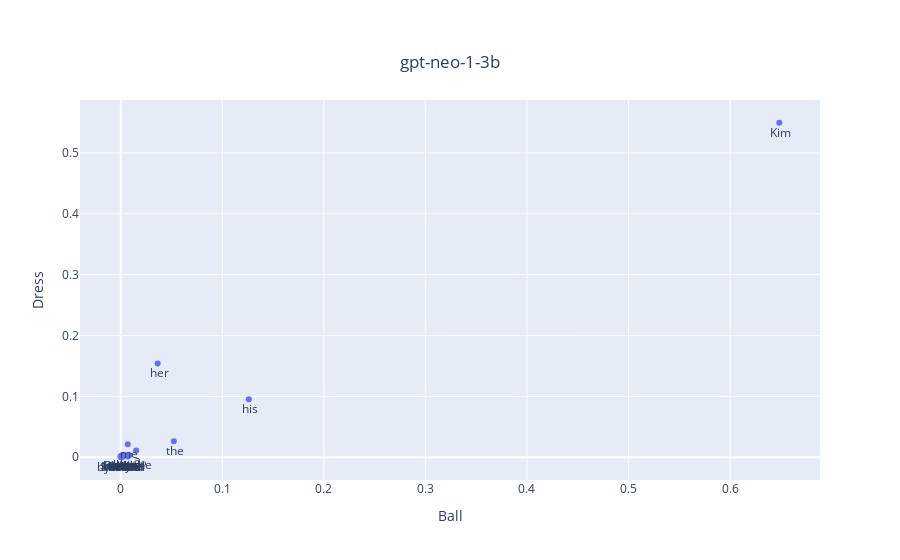

Notebook code cell kept with this figure:
### Code cell
plot_compare_prompt_logprobs(prompt1, prompt2, "Ball", "Dress")

### Figure 1 — Plotly figure (JSON) as saved in the notebook; plotly's stock layout.template omitted (floating-point values rounded to 4 significant figures)
{"data": [{"mode": "markers+text", "text": [" Rachel", " his", " their", " Kevin", " another", " himself", " Kim", " K", "bytes:'\\n'", " someone", " the", " one", " them", " Lee", " Michael", " an", " some", " a", " her", " me", " him", " Lisa", " us", " my", " Mike"], "textposition": "bottom center", "type": "scatter", "x": [0, 0.1261, 0.002469, 0.000827, 0.0008047, 0.001332, 0.6485, 0, 0.001281, 0.003233, 0.05228, 0.002356, 0.001582, 0.0009119, 0.0009745, 0.001296, 0.00105, 0.01513, 0.03635, 0.006871, 0.008451, 0, 0, 0, 0.007006], "y": [0.0008335, 0.09541, 0.003428, 0, 0, 0.0008942, 0.5496, 0.0008566, 0, 0.003073, 0.02639, 0.002598, 0.003809, 0.00144, 0, 0.0009335, 0, 0.01115, 0.1541, 0.02146, 0.003736, 0.0009556, 0.0009937, 0.001474, 0.001429]}], "layout": {"title": {"text": "gpt-neo-1-3b", "x": 0.5, "xanchor": "center", "y": 0.9, "yanchor": "top"}, "xaxis": {"title": {"text": "Ball"}}, "yaxis": {"title": {"text": "Dress"}}}}
